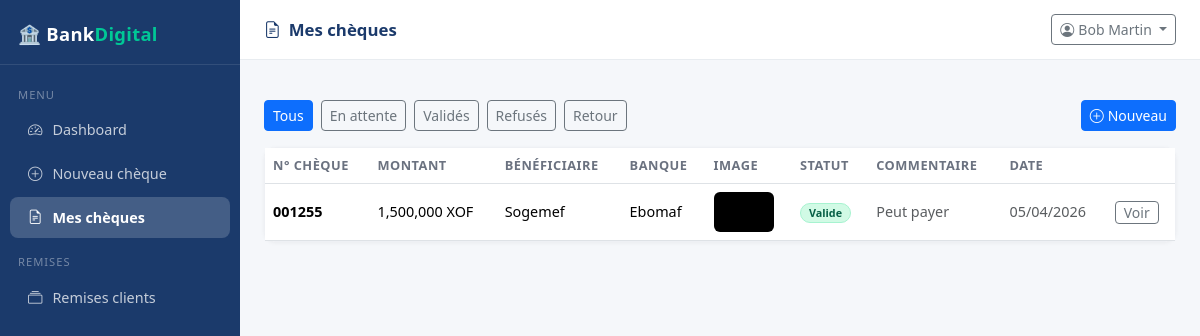
Screenshot of /caissier/cheques (signed in) with the database file from the repository.
### app/models.py (models this page shows, shortened)
class Cheque(db.Model):
    __tablename__ = "cheques"
    id = db.Column(db.Integer, primary_key=True)
    numero = db.Column(db.String(50), nullable=False, index=True)
    montant = db.Column(db.Numeric(15, 2), nullable=False)
    banque = db.Column(db.String(100))
    beneficiaire = db.Column(db.String(150))
    compte_emetteur_id = db.Column(db.Integer, db.ForeignKey("comptes.id"))
    image_path = db.Column(db.String(255))
    statut = db.Column(db.Enum(StatutEnum), default=StatutEnum.en_attente)
    caissier_id = db.Column(db.Integer, db.ForeignKey("utilisateurs.id"))
    gestionnaire_id = db.Column(db.Integer, db.ForeignKey("utilisateurs.id"))
    cheque_emis_id = db.Column(db.Integer, db.ForeignKey("cheques_emis.id"))  # lien si déclaré
    commentaire = db.Column(db.Text)
    recu_signe = db.Column(db.Boolean, default=False)
    recu_path = db.Column(db.String(255))
    created_at = db.Column(db.DateTime, default=datetime.utcnow)
    updated_at = db.Column(db.DateTime, onupdate=datetime.utcnow)
    cheque_emis = db.relationship("ChequeEmis", foreign_keys=[cheque_emis_id])

### app/web/caissier.py (the view)
@caissier_bp.route("/cheques")
@login_required_web(roles=["caissier"])
def cheques():
    statut = request.args.get("statut", "tous")
    q = Cheque.query.filter_by(caissier_id=session["user_id"])
    if statut != "tous":
        q = q.filter_by(statut=StatutEnum[statut])
    liste = q.order_by(Cheque.created_at.desc()).all()
    return render_template("caissier/cheques.html", cheques=liste, statut_filtre=statut)

### app/templates/caissier/cheques.html (shortened to what this page needs)
{% extends "base.html" %}
{% block page_title %}<i class="bi bi-file-earmark-text me-2"></i>Mes chèques{% endblock %}
{% block sidebar %}
<div class="sidebar">
  <div class="brand">🏦 Bank<span>Digital</span></div>
  <nav class="mt-2">
    <div class="nav-section">Menu</div>
    <a href="{{ url_for('caissier.dashboard') }}"><i class="bi bi-speedometer2"></i>Dashboard</a>
    <a href="{{ url_for('caissier.nouveau_cheque') }}"><i class="bi bi-plus-circle"></i>Nouveau chèque</a>
    <a href="{{ url_for('caissier.cheques') }}" class="active"><i class="bi bi-file-earmark-text"></i>Mes chèques</a>
    <div class="nav-section">Remises</div>
    <a href="{{ url_for('caissier.remises') }}"><i class="bi bi-collection"></i>Remises clients</a>
  </nav>
</div>
{% endblock %}
{% block content %}
<div class="d-flex justify-content-between align-items-center mb-3">
  <div class="d-flex gap-2 flex-wrap">
    {% for s, label in [('tous','Tous'), ('en_attente','En attente'), ('valide','Validés'), ('refuse','Refusés'), ('retour','Retour')] %}
    <a href="?statut={{ s }}" class="btn btn-sm {{ 'btn-primary' if statut_filtre == s else 'btn-outline-secondary' }}">{{ label }}</a>
    {% endfor %}
  </div>
  <a href="{{ url_for('caissier.nouveau_cheque') }}" class="btn btn-primary btn-sm">
    <i class="bi bi-plus-circle me-1"></i>Nouveau
  </a>
</div>
<div class="card">
  <div class="table-responsive">
    <table class="table table-hover mb-0">
      <thead>
        <tr>
          <th>N° Chèque</th><th>Montant</th><th>Bénéficiaire</th><th>Banque</th>
          <th>Image</th><th>Statut</th><th>Commentaire</th><th>Date</th><th></th>
        </tr>
      </thead>
      <tbody>
        {% for c in cheques %}
        <tr>
          <td class="fw-semibold">{{ c.numero }}</td>
          <td>{{ "{:,.0f}".format(c.montant) }} XOF</td>
          <td>{{ c.beneficiaire or '—' }}</td>
          <td>{{ c.banque or '—' }}</td>
          <td>
            {% if c.image_path %}
            <img src="/uploads/{{ c.image_path }}" class="cheque-thumb"
                 data-bs-toggle="modal" data-bs-target="#imgModal"
                 data-src="/uploads/{{ c.image_path }}" alt="chèque">
            {% else %}<span class="text-muted">—</span>{% endif %}
          </td>
          <td><span class="badge badge-{{ c.statut.value }} rounded-pill px-2">{{ c.statut.value.replace('_',' ').title() }}</span></td>
          <td class="text-muted small" style="max-width:160px">{{ c.commentaire or '—' }}</td>
          <td class="text-muted small">{{ c.created_at.strftime('%d/%m/%Y') }}</td>
          <td><a href="{{ url_for('caissier.detail_cheque', cheque_id=c.id) }}" class="btn btn-sm btn-outline-secondary py-0 px-2">Voir</a></td>
        </tr>
        {% else %}
        <tr><td colspan="9" class="text-center text-muted py-5">Aucun chèque trouvé</td></tr>
        {% endfor %}
      </tbody>
    </table>
  </div>
</div>
{% endblock %}

### app/templates/base.html (style rules this page uses)
:root { --primary: #1B3A6B; --primary-light: #2D5FA6; --accent: #00C896; --bg: #F5F7FA; --sidebar-w: 240px; }
body { background: var(--bg); font-family: 'Segoe UI', sans-serif; }
.sidebar { width: var(--sidebar-w); min-width: var(--sidebar-w); min-height: 100vh; background: var(--primary); position: sticky; top: 0; height: 100vh; overflow-y: auto; }
.sidebar .brand { padding: 20px 18px 16px; font-size: 1.15rem; font-weight: 700; color: #fff; border-bottom: 1px solid rgba(255,255,255,.1); letter-spacing: .3px; }
.sidebar .brand span { color: var(--accent); }
.sidebar nav a { display: flex; align-items: center; gap: 10px; color: rgba(255,255,255,.75); text-decoration: none; padding: 10px 18px; border-radius: 8px; margin: 2px 10px; font-size: .9rem; transition: all .15s; }
.sidebar nav a.active { background: rgba(255,255,255,.18); color: #fff; font-weight: 600; }
.sidebar nav .nav-section { font-size: .7rem; text-transform: uppercase; letter-spacing: 1px; color: rgba(255,255,255,.4); padding: 14px 18px 4px; }
.card { border: 1px solid #eef0f4; border-radius: 12px; box-shadow: 0 1px 4px rgba(0,0,0,.05); }
.badge-valide { background: #D1FAE5; color: #065F46; border: 1px solid #A7F3D0; }
.table th { font-size: .8rem; text-transform: uppercase; letter-spacing: .5px; color: #6B7280; font-weight: 600; }
.table td { vertical-align: middle; font-size: .9rem; }
.cheque-thumb { width: 60px; height: 40px; object-fit: cover; border-radius: 6px; cursor: pointer; }

### rows the page displays
Cheque: numero "001255", montant "1,500,000", beneficiaire "Sogemef", banque "Ebomaf", image_path (picture), statut.value.replace "Valide", commentaire "Peut payer", created_at "05/04/2026"

### other values shown
{{ session.get('user_nom', 'Utilisateur') }} "Bob Martin"
{{ label }} "Tous" "En attente" "Validés" "Refusés" "Retour"
